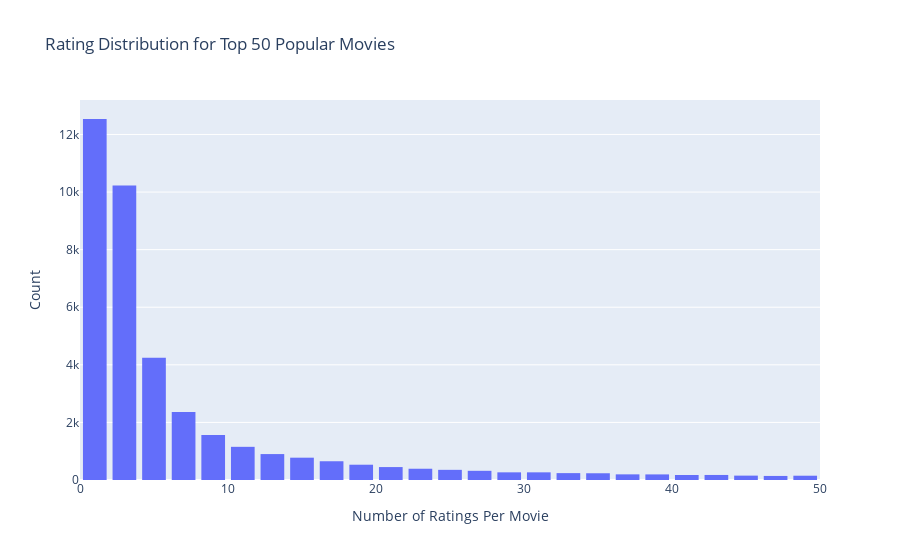

The code cell stored with this chart in its notebook:
### Code cell
# Number of ratings per book
data = movie_ratings.groupby('movieID')['rating'].count().clip(upper=50)

# Create trace
trace = go.Histogram(x = data.values,
                     name = 'Ratings',
                     xbins = dict(start = 0,
                                  end = 50,
                                  size = 2))
# Create layout
layout = go.Layout(title = 'Rating Distribution for Top 50 Popular Movies',
                   xaxis = dict(title = 'Number of Ratings Per Movie'),
                   yaxis = dict(title = 'Count'),
                   bargap = 0.2)

# Create plot
fig = go.Figure(data=[trace], layout=layout)
fig.show()

### Figure 1 — Plotly figure (JSON) as saved in the notebook; plotly's stock layout.template omitted (floating-point values rounded to 4 significant figures; data arrays with more than 128 entries replaced by an {"elided": "..."} marker saying what was removed)
{"data": [{"name": "Ratings", "type": "histogram", "x": {"elided": "48213 int values"}, "xbins": {"end": 50, "size": 2, "start": 0}}], "layout": {"bargap": 0.2, "title": {"text": "Rating Distribution for Top 50 Popular Movies"}, "xaxis": {"title": {"text": "Number of Ratings Per Movie"}}, "yaxis": {"title": {"text": "Count"}}}}
